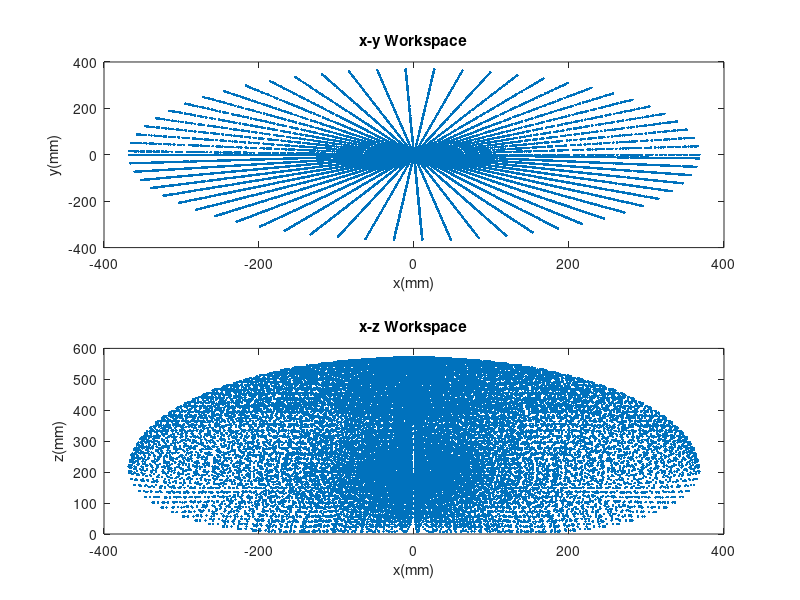

Here is the MATLAB script that generated this plot:
l0=203.2;       % link lengths taken from LinkArm units are
l1=165.1;
l2=203.2;

x0point=0; %For our arm, the tip of link 1 will always be at (0,0,l0)
y0point=0;
z0point=l0;
points = []
count = 0

for q0 = 0:.1:pi
    for q1 = 0:.1:pi
        for q2 = 0:.1:pi
            count = count+1;
            x1point= l1*cos(q1)*cos(q0);      % forward kinematics for first point
            z1point= l0 + l1 * sin(q1); 
            y1point= l1 * sin(q0) * cos(q1); 

            x2point= x1point+l2*cos(q1+q2)*cos(q0);  % forward kinematics for second point, 
            z2point= z1point + l2 * sin(q2 + q1);    % note y1point is not resused
            y2point= (l1 * cos(q1) + l2 * cos(q1 + q2)) * sin(q0); 
            points(count,:) = [x2point,y2point,z2point]; 
        end
    end
end


[q0,q1,q3] = meshgrid(1:0.5:10,1:20,1:20);



subplot(2,1,1);
plot(points(:,1),points(:,2),'.')
xlabel('x(mm)');
ylabel('y(mm)');
title('x-y Workspace');


subplot(2,1,2);
plot(points(:,1),points(:,3),'.')
xlabel('x(mm)');
ylabel('z(mm)');
title('x-z Workspace');